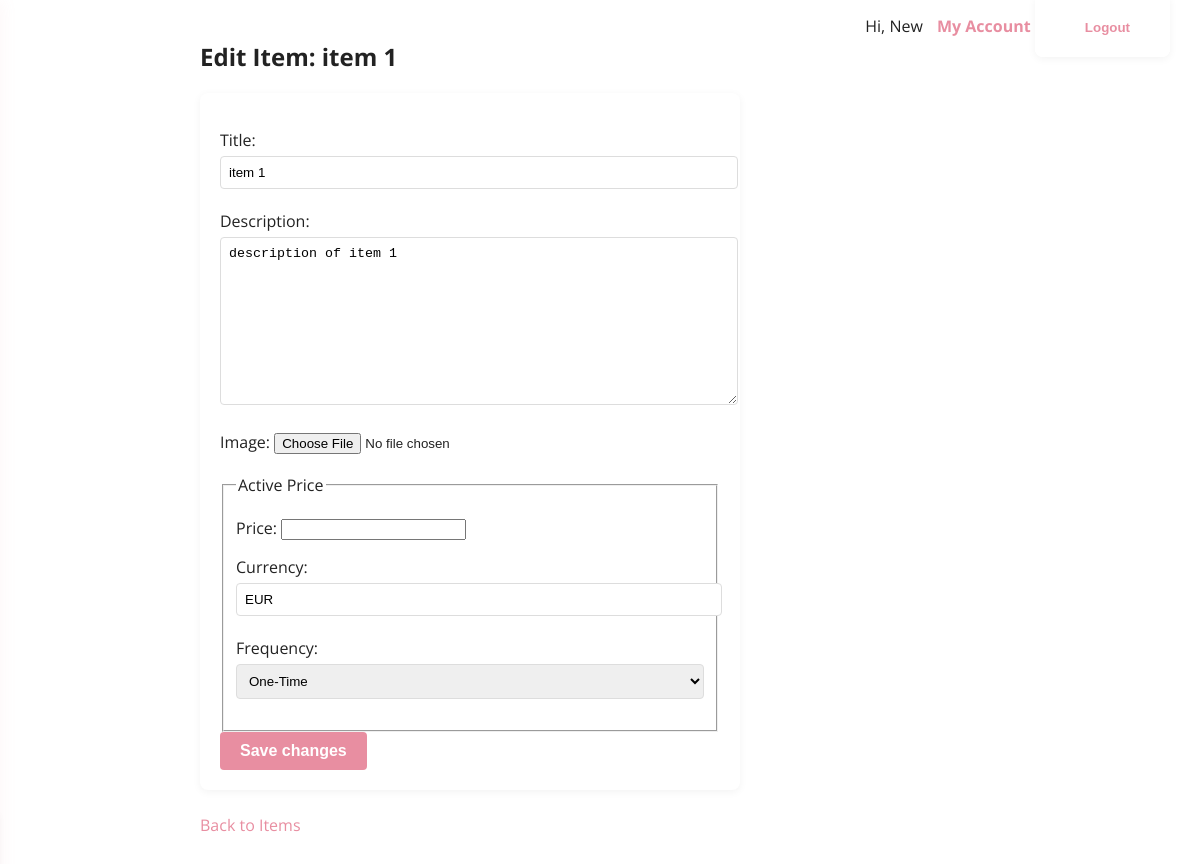
Before: /services/item/5/edit/ (signed in) with the older database file.
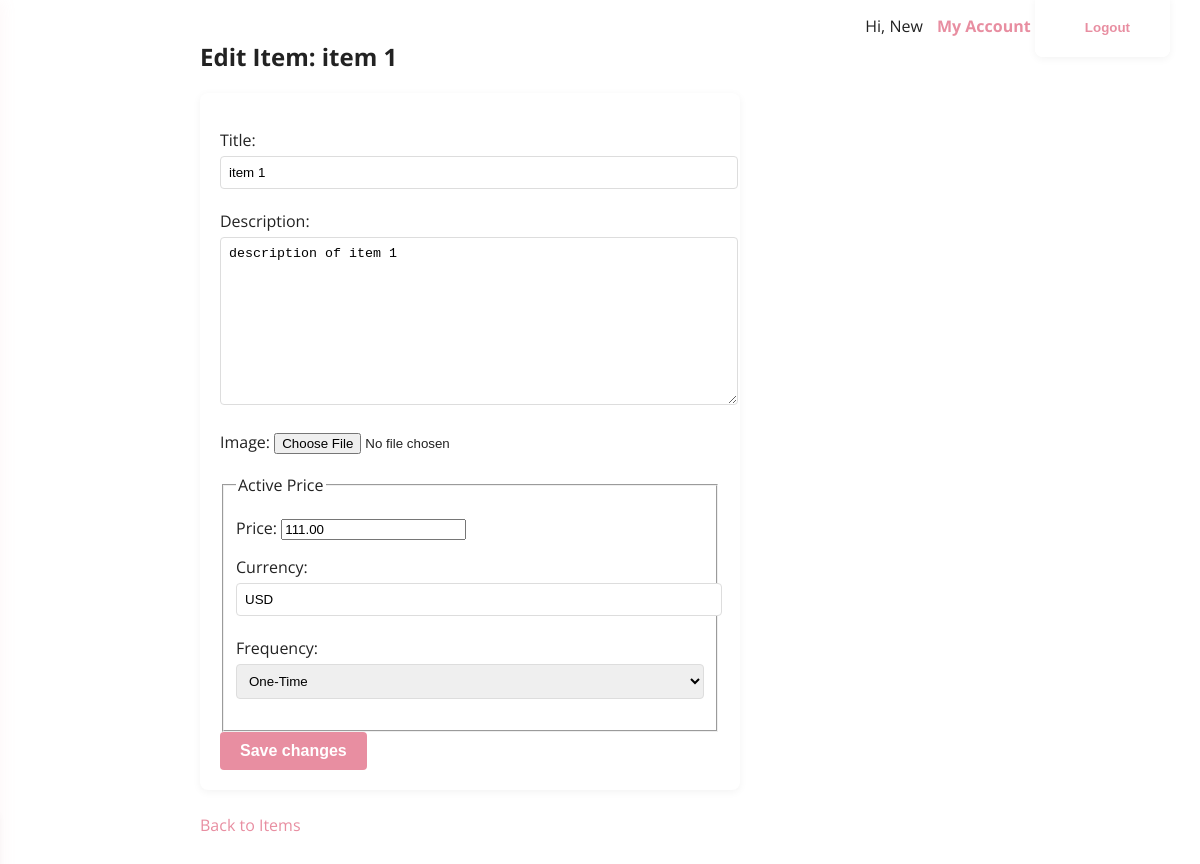
After: the same page with the newer database file.
### services/models.py (models this page shows, shortened)
class Price(models.Model):
    class FrequencyChoices(models.TextChoices):
        ONE_TIME = 'ONCE', 'One-Time'
        HOURLY = 'HOURLY', 'Hourly'
        DAILY = 'DAILY', 'Daily'
        WEEKLY = 'WEEKLY', 'Weekly'
        MONTHLY = 'MONTHLY', 'Monthly'
        ANNUALLY = 'ANNUALLY', 'Annually'
    item = models.ForeignKey(
        Item,
        on_delete=models.CASCADE, # If item deleted, delete its prices
        related_name='prices' # item.prices.all()
    )
    amount = models.DecimalField(max_digits=10, decimal_places=2)
    currency = models.CharField(max_length=3, default='EUR') # Consider choices or separate model
    frequency = models.CharField(
        max_length=10,
        choices=FrequencyChoices.choices,
        default=FrequencyChoices.ONE_TIME
    )
    description = models.CharField(max_length=255, blank=True, help_text="Optional description (e.g., 'Standard Tier', 'Discounted')")
    is_active = models.BooleanField(default=True, help_text="Is this price option currently available?")
    created_at = models.DateTimeField(auto_now_add=True)
    updated_at = models.DateTimeField(auto_now=True)
    class Meta:
        verbose_name = "Price"
        verbose_name_plural = "Prices"
        ordering = ['item', 'amount']

### services/views.py (the view)
# urls.py: path('item/<int:item_id>/edit/', edit_item, name='edit-item'),
@login_required
def edit_item(request, item_id):
    item = Item.objects.get(pk=item_id)
    active_price = item.prices.filter(is_active=True).first()
    from .forms import PriceForm  # Make sure this is imported
    if request.method == 'POST':
        form = ItemForm(request.POST, request.FILES, instance=item)
        price_form = PriceForm(request.POST, instance=active_price)
        if form.is_valid() and price_form.is_valid():
            form.save()
            price = price_form.save(commit=False)
            price.item = item
            price.is_active = True
            price.save()
            return render(request, 'services/edit_item.html', {
                'form': form,
                'price_form': price_form,
                'item': item,
                'saved': True,
            })
    else:
        form = ItemForm(instance=item)
        price_form = PriceForm(instance=active_price)
    return render(request, 'services/edit_item.html', {
        'form': form,
        'price_form': price_form,
        'item': item,
    })

### services/forms.py
class ItemForm(forms.ModelForm):
    class Meta:
        model = Item
        fields = ['title', 'description', 'image']

class PriceForm(forms.ModelForm):
    class Meta:
        model = Price
        fields = ['amount', 'currency', 'frequency']
        labels = {
            'amount': 'Price',
            'currency': 'Currency',
            'frequency': 'Frequency',
        }

### services/templates/services/edit_item.html (shortened to what this page needs)
{% extends "core/base.html" %}
{% block content %}
<main>
    <div class="content-container">
        <h2>Edit Item: {{ item.title }}</h2>
        <form method="post" enctype="multipart/form-data" style="max-width:500px;">
            {{ form.as_p }}
            <fieldset style="margin-top:20px;">
                <legend>Active Price</legend>
                {{ price_form.as_p }}
            </fieldset>
            <button type="submit" class="pink-btn">Save changes</button>
        </form>
        <p style="margin-top:24px;">
            <a href="{% url 'service-items' item.service.id %}" style="color:#e88ea1;">Back to Items</a>
        </p>
    </div>
</main>
{% endblock %}

Changed rows visible on the page:
added Price: amount "111.00", currency "USD", frequency "One-Time"
Other visible differences:
form field currency: "EUR" → (not shown)
form field frequency: "One-Time" → (not shown)
